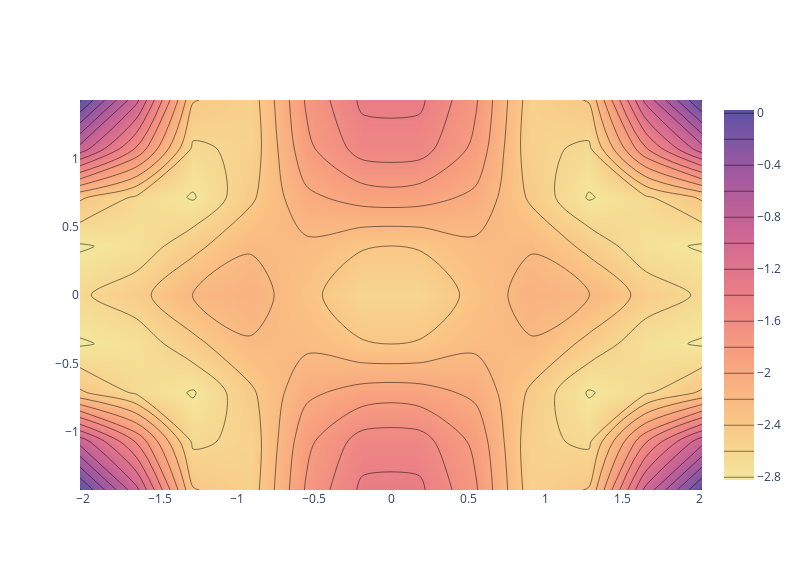

Notebook code cell kept with this figure:
### Code cell
fig = go.Figure(data = go.Contour(z = np.real(chargeb), x = np.linspace(-c/2, c/2, 12, endpoint = True), y = np.linspace(-a/2, a/2, 9, endpoint=True), colorscale='sunset', line_smoothing=0.85, contours_coloring='heatmap'))

fig.update_layout(
    autosize=False,
    width=800,
    height=570,
    )

fig.show(dpi = 300)
